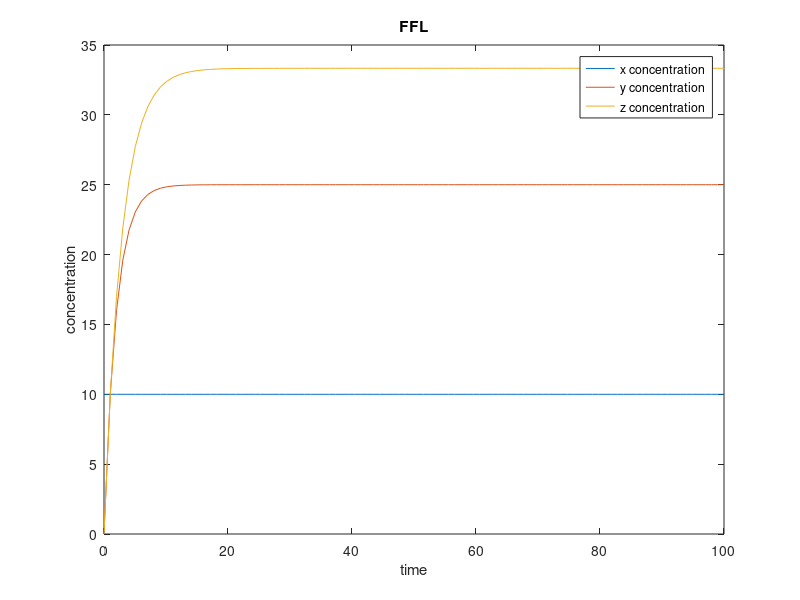

MATLAB code for this plot:
%modeling FFL (x,y,z)

N = 100; %total number of data points
Ngraph  = linspace(0,N);

x = zeros(1,N);
y = zeros(1,N);
z = zeros(1,N);

%variables
X = 10;
pxy = 1;
pxz = 1;
pyz = 0.1;
py = 0.6;
pz = 0.6;
x(1)= X;

for n = 2:N
    
    x(n) = X;
    y(n) = pxy*x(n-1) + py*y(n-1);
    z(n) = pxz*x(n-1) + pyz*z(n-1) + pz*z(n-1);
end

figure
plot(Ngraph,x,Ngraph,y,Ngraph,z)
title('FFL')
xlabel('time')
ylabel('concentration')
legend('x concentration','y concentration','z concentration')